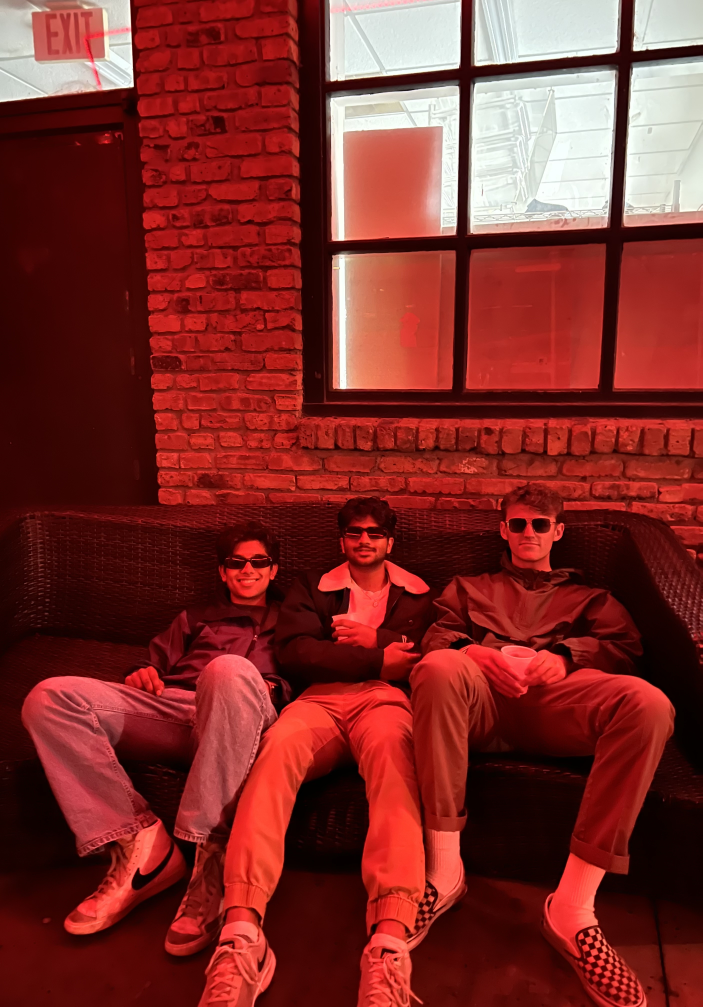
#> input picture base-image.jpeg, 2809 x 4027 px (shown at 1/4 size); its folder holds only this picture in this run
$ python -i DISCOVERY.py   (imports and definitions only)
#> lines starting #> are read from the running program, lines starting #| are printed output that depends on the picture
import pandas as pd
from PIL import Image

def loadImage(fileName, resize=False, format="RGB"):
  # Open the image using the PIL library
#> called with fileName = 'base-image.jpeg', resize = False, format = 'RGB'
  image = Image.open(fileName)
#> image is the input picture: PIL image 2809x4027 RGB; mean R, G, B 125.7, 45.3, 41.4

  # Convert it to an (x, y) array:
  return imageToArray(image, format, resize)


# Resize the image to an `outputSize` x `outputSize` square, where `outputSize` is defined (globally) above.
# [8 lines left out: function squareAndResizeImage, not called in this run]


# Convert (and resize) an Image to an Lab array
def imageToArray(image, format, resize):
#> called with format = 'RGB', resize = False
  import skimage
  import skimage.io
  import numpy as np

  w, h = image.size
#> w = 2809; h = 4027
  if resize:
    image = squareAndResizeImage(image, resize)

  image = image.convert('RGB')
  rgb = np.array(image)
  if format == "RGB":
    rgb = rgb.astype(int)
    return rgb.transpose([1,0,2])
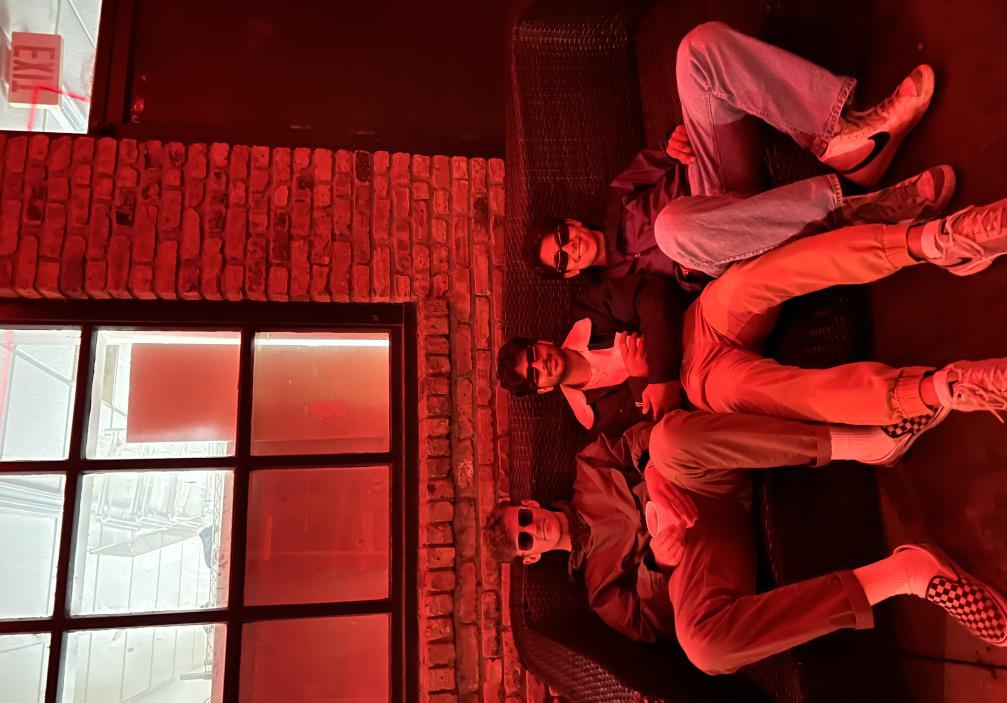
#> returned value: shape (2809, 4027, 3) int64 (shown at 1/4 size); mean of channels 0, 1, 2 125.7, 45.3, 41.4; drawn as R, G, B
  elif format == "Lab":
    lab = skimage.color.rgb2lab(rgb)
    return lab.transpose([1,0,2])
  else:
    raise Exception(f"Unknown format {format}")


imageCache = {}


# [28 lines left out: functions getTileImage, isImageFile, listTileImagesInPath, not called in this run]


tada = "\N{PARTY POPPER}"


# [193 lines left out: functions run_test_case_1b, run_test_case_2d, run_test_case_2e, run_test_case_3, run_test_case_4, run_test_case_6 and 2 more, not called in this run]

>>> result = loadImage('base-image.jpeg')
